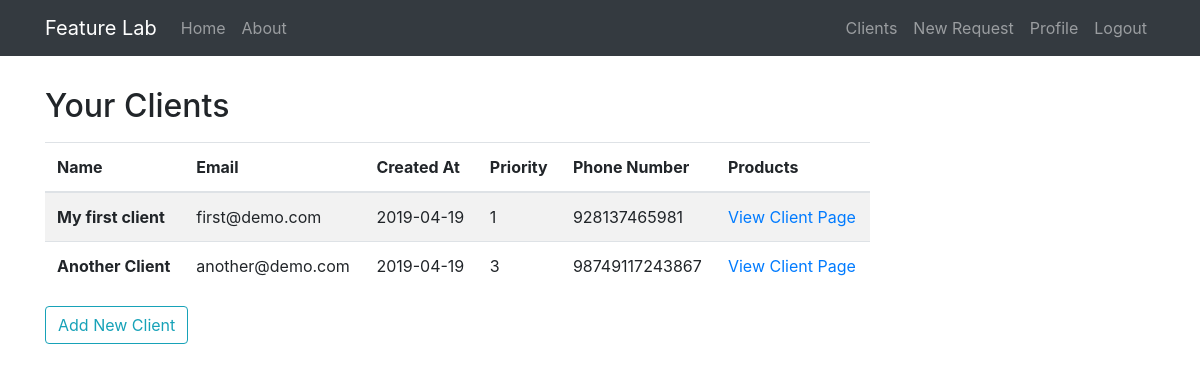
/clients (signed in), run on the app's committed database.
### feature_lab/models.py (models this page shows, shortened)
class Client(db.Model):
    id = db.Column(db.Integer, primary_key=True)
    name = db.Column(db.String(20), unique=True, nullable=False)
    email = db.Column(db.String(120), unique=True, nullable=False)
    bio = db.Column(db.Text(), nullable=False)
    priority = db.Column(db.Integer, nullable=False)
    phone_number = db.Column(db.String(15))
    created_at = db.Column(db.DateTime, nullable=False, default=datetime.utcnow)
    products = db.relationship('Product', backref='owner', lazy=True)
    user_id = db.Column(db.Integer, db.ForeignKey('user.id'), nullable=False)

### feature_lab/clients/routes.py (the view)
@clients.route('/clients')
@login_required
def clients_list():
    all_clients = Client.query.filter_by(user_id=current_user.id)
    return render_template('clients.html', clients=all_clients)

### feature_lab/models.py (called while the page is built)
@login_manager.user_loader
def load_user(user_id):
    return User.query.get(int(user_id))

### feature_lab/templates/clients.html
{% extends 'layout.html' %}
{% block content %}
    <h2 class="mb-3">Your Clients</h2>
    <table class="table table-striped">
      <thead>
        <tr>
            <th scope="col">Name</th>
            <th scope="col">Email</th>
            <th scope="col">Created At</th>
            <th scope="col">Priority</th>
            <th scope="col">Phone Number</th>
            <th scope="col">Products</th>
        </tr>
      </thead>
        <tbody>
        {% for client in clients %}
            <tr>
                <th scope="row">{{client.name}}</th>
                <td>{{client.email}}</td>
                <td>{{client.created_at.strftime('%Y-%m-%d')}}</td>
                <td>{{client.priority}}</td>
                <td>{{client.phone_number}}</td>
                <td><a href="/client/{{client.id}}">View Client Page</a></td>
            </tr>
        {% endfor %}
      </tbody>
    </table>
    <button type="button" class="btn btn-outline-info" onclick="window.location='/create_client'">Add New Client</button>
{% endblock content %}

### data on the page
Client: name "My first client", email "first@demo.com", created_at "2019-04-19", priority "1", phone_number "928137465981"
Client: name "Another Client", email "another@demo.com", created_at "2019-04-19", priority "3", phone_number "98749117243867"
